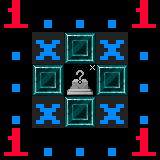

This is a level from a 2D game, rendered from its Tiled map with the project's own tilesets. A one-line summary and the complete map file follow:
An orthogonal 5x5 tile map with 32x32 px tiles, 3 tile layers (Tile Layer, Feature Layer, Tag Layer), 2 tilesets.

<map version="2017.05.26" orientation="orthogonal" renderorder="right-down" width="5" height="5" tilewidth="32" tileheight="32" backgroundcolor="#000000" nextobjectid="1">
 <properties>
  <property name="code">NSUBST:     1 = 2:1 / *:.
: ee_ash(_G)</property>
  <property name="tags" value="ee_5x5" />
 </properties>
 <tileset firstgid="1" source="../tilesets/features.tsx" />
 <tileset firstgid="205" source="../tilesets/basic.tsx" />
 <layer name="Tile Layer" width="5" height="5">
  <data encoding="csv">
205,205,205,205,205,
205,206,210,206,205,
205,210,72,210,205,
205,206,210,206,205,
205,205,205,205,205
</data>
 </layer>
 <layer name="Feature Layer" width="5" height="5">
  <data encoding="csv">
28,0,0,0,28,
0,0,0,0,0,
0,0,0,0,0,
0,0,0,0,0,
28,0,0,0,28
</data>
 </layer>
 <layer name="Tag Layer" width="5" height="5">
  <data encoding="csv">
0,0,0,0,0,
0,0,0,0,0,
0,0,145,0,0,
0,0,0,0,0,
0,0,0,0,0
</data>
 </layer>
 <objectgroup name="Scripting Layer" />
</map>
